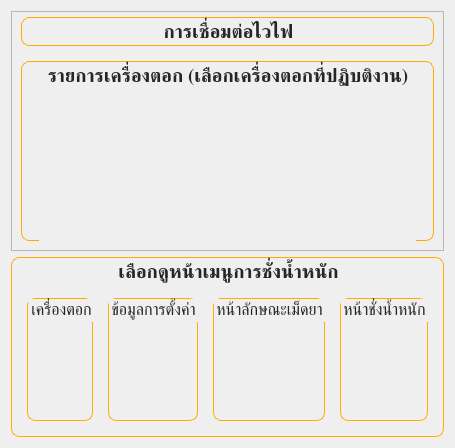
         <widget class="QWidget" name="develops_page">
          <layout class="QVBoxLayout" name="verticalLayout_31">
           <item>
            <widget class="QFrame" name="frame_2">
             <property name="styleSheet">
              <string notr="true">QLabel {
	color: rgb(100, 100, 100);
}</string>
             </property>
             <property name="frameShape">
              <enum>QFrame::Shape::StyledPanel</enum>
             </property>
             <property name="frameShadow">
              <enum>QFrame::Shadow::Raised</enum>
             </property>
             <layout class="QVBoxLayout" name="verticalLayout_39">
              <property name="topMargin">
               <number>5</number>
              </property>
              <item>
               <widget class="QWidget" name="widget_3" native="true">
                <layout class="QHBoxLayout" name="horizontalLayout_65">
                 <property name="leftMargin">
                  <number>0</number>
                 </property>
                 <property name="topMargin">
                  <number>0</number>
                 </property>
                 <property name="rightMargin">
                  <number>0</number>
                 </property>
                 <item>
                  <widget class="QGroupBox" name="groupBox_6">
                   <property name="maximumSize">
                    <size>
                     <width>16777215</width>
                     <height>100</height>
                    </size>
                   </property>
                   <property name="font">
                    <font>
                     <family>Kanit</family>
                     <pointsize>14</pointsize>
                     <bold>true</bold>
                    </font>
                   </property>
                   <property name="styleSheet">
                    <string notr="true">QGroupBox {
	border: solid;
	border-width: 1px;
	border-color: rgb(255, 170, 0);
	border-radius: 8px;
	color: #262626;
}</string>
                   </property>
                   <property name="title">
                    <string>การเชื่อมต่อไวไฟ</string>
                   </property>
                   <property name="alignment">
                    <set>Qt::AlignmentFlag::AlignCenter</set>
                   </property>
                   <widget class="QLabel" name="wifi_signal_2">
                    <property name="geometry">
                     <rect>
                      <x>20</x>
                      <y>10</y>
                      <width>80</width>
                      <height>80</height>
                     </rect>
                    </property>
                    <property name="minimumSize">
                     <size>
                      <width>80</width>
                      <height>80</height>
                     </size>
                    </property>
                    <property name="maximumSize">
                     <size>
                      <width>80</width>
                      <height>80</height>
                     </size>
                    </property>
                    <property name="text">
                     <string/>
                    </property>
                    <property name="pixmap">
                     <pixmap resource="resource.qrc">:/assets/icon/no-wifi.png</pixmap>
                    </property>
                    <property name="scaledContents">
                     <bool>true</bool>
                    </property>
                   </widget>
                   <widget class="QLabel" name="ping">
                    <property name="geometry">
                     <rect>
                      <x>120</x>
                      <y>60</y>
                      <width>171</width>
                      <height>25</height>
                     </rect>
                    </property>
                    <property name="minimumSize">
                     <size>
                      <width>0</width>
                      <height>25</height>
                     </size>
                    </property>
                    <property name="maximumSize">
                     <size>
                      <width>16777215</width>
                      <height>25</height>
                     </size>
                    </property>
                    <property name="font">
                     <font>
                      <family>Kanit</family>
                      <pointsize>14</pointsize>
                      <bold>true</bold>
                     </font>
                    </property>
                    <property name="styleSheet">
                     <string notr="true">color: rgb(100, 100, 100);</string>
                    </property>
                    <property name="text">
                     <string>Ping: 00 ms</string>
                    </property>
                   </widget>
                   <widget class="QLabel" name="ssid">
                    <property name="geometry">
                     <rect>
                      <x>120</x>
                      <y>30</y>
                      <width>221</width>
                      <height>25</height>
                     </rect>
                    </property>
                    <property name="minimumSize">
                     <size>
                      <width>0</width>
                      <height>25</height>
                     </size>
                    </property>
                    <property name="maximumSize">
                     <size>
                      <width>16777215</width>
                      <height>25</height>
                     </size>
                    </property>
                    <property name="font">
                     <font>
                      <family>Kanit</family>
                      <pointsize>14</pointsize>
                      <bold>true</bold>
                     </font>
                    </property>
                    <property name="styleSheet">
                     <string notr="true">color: rgb(100, 100, 100);</string>
                    </property>
                    <property name="text">
                     <string>SSID: XXXXXXXXXXX</string>
                    </property>
                   </widget>
                  </widget>
                 </item>
                </layout>
               </widget>
              </item>
              <item>
               <widget class="QGroupBox" name="view_pages_group_2">
                <property name="minimumSize">
                 <size>
                  <width>0</width>
                  <height>0</height>
                 </size>
                </property>
                <property name="maximumSize">
                 <size>
                  <width>16777215</width>
                  <height>180</height>
                 </size>
                </property>
                <property name="font">
                 <font>
                  <family>Kanit</family>
                  <pointsize>14</pointsize>
                  <bold>true</bold>
                 </font>
                </property>
                <property name="styleSheet">
                 <string notr="true">QScrollArea {
	border: none;
}

QGroupBox {
	border: solid;
	border-width: 1px;
	border-color: rgb(255, 170, 0);
	border-radius: 8px;
	color: #262626;
}

QPushButton {
	border: none;
}
</string>
                </property>
                <property name="title">
                 <string>รายการเครื่องตอก (เลือกเครื่องตอกที่ปฏิบติงาน)</string>
                </property>
                <property name="alignment">
                 <set>Qt::AlignmentFlag::AlignCenter</set>
                </property>
                <property name="flat">
                 <bool>false</bool>
                </property>
                <layout class="QHBoxLayout" name="horizontalLayout_56">
                 <property name="spacing">
                  <number>15</number>
                 </property>
                 <property name="leftMargin">
                  <number>15</number>
                 </property>
                 <property name="topMargin">
                  <number>40</number>
                 </property>
                 <property name="rightMargin">
                  <number>15</number>
                 </property>
                 <property name="bottomMargin">
                  <number>15</number>
                 </property>
                 <item>
                  <widget class="QScrollArea" name="tabletList">
                   <property name="minimumSize">
                    <size>
                     <width>0</width>
                     <height>130</height>
                    </size>
                   </property>
                   <property name="maximumSize">
                    <size>
                     <width>16777215</width>
                     <height>135</height>
                    </size>
                   </property>
                   <property name="styleSheet">
                    <string notr="true">QGroupBox {
	min-width: 120px;
	max-width: 120px;
	min-height: 100px;
}</string>
                   </property>
                   <property name="verticalScrollBarPolicy">
                    <enum>Qt::ScrollBarPolicy::ScrollBarAlwaysOff</enum>
                   </property>
                   <property name="widgetResizable">
                    <bool>true</bool>
                   </property>
                   <widget class="QWidget" name="tabletListContents">
                    <property name="geometry">
                     <rect>
                      <x>0</x>
                      <y>0</y>
                      <width>100</width>
                      <height>130</height>
                     </rect>
                    </property>
                    <layout class="QHBoxLayout" name="horizontalLayout_64"/>
                   </widget>
                  </widget>
                 </item>
                </layout>
               </widget>
              </item>
             </layout>
            </widget>
           </item>
           <item>
            <widget class="QGroupBox" name="view_pages_group">
             <property name="minimumSize">
              <size>
               <width>0</width>
               <height>180</height>
              </size>
             </property>
             <property name="maximumSize">
              <size>
               <width>16777215</width>
               <height>180</height>
              </size>
             </property>
             <property name="font">
              <font>
               <family>Kanit</family>
               <pointsize>14</pointsize>
               <bold>true</bold>
              </font>
             </property>
             <property name="styleSheet">
              <string notr="true">QGroupBox {
	border: solid;
	border-width: 1px;
	border-color: rgb(255, 170, 0);
	border-radius: 8px;
	color: #262626;
}

QPushButton {
	border: none;
}
</string>
             </property>
             <property name="title">
              <string>เลือกดูหน้าเมนูการชั่งน้ำหนัก</string>
             </property>
             <property name="alignment">
              <set>Qt::AlignmentFlag::AlignCenter</set>
             </property>
             <property name="flat">
              <bool>false</bool>
             </property>
             <layout class="QHBoxLayout" name="horizontalLayout_7">
              <property name="spacing">
               <number>15</number>
              </property>
              <property name="leftMargin">
               <number>15</number>
              </property>
              <property name="topMargin">
               <number>40</number>
              </property>
              <property name="rightMargin">
               <number>15</number>
              </property>
              <property name="bottomMargin">
               <number>15</number>
              </property>
              <item>
               <widget class="QGroupBox" name="groupBox_2">
                <property name="font">
                 <font>
                  <family>Kanit</family>
                  <pointsize>12</pointsize>
                 </font>
                </property>
                <property name="title">
                 <string>เครื่องตอก</string>
                </property>
                <property name="alignment">
                 <set>Qt::AlignmentFlag::AlignCenter</set>
                </property>
                <layout class="QVBoxLayout" name="verticalLayout_17">
                 <property name="bottomMargin">
                  <number>0</number>
                 </property>
                 <item>
                  <widget class="QPushButton" name="machine_page_view">
                   <property name="font">
                    <font>
                     <family>Kanit</family>
                     <pointsize>11</pointsize>
                    </font>
                   </property>
                   <property name="cursor">
                    <cursorShape>PointingHandCursor</cursorShape>
                   </property>
                   <property name="layoutDirection">
                    <enum>Qt::LayoutDirection::LeftToRight</enum>
                   </property>
                   <property name="styleSheet">
                    <string notr="true"/>
                   </property>
                   <property name="text">
                    <string/>
                   </property>
                   <property name="icon">
                    <iconset resource="resource.qrc">
                     <normaloff>:/assets/icon/machine.png</normaloff>:/assets/icon/machine.png</iconset>
                   </property>
                   <property name="iconSize">
                    <size>
                     <width>80</width>
                     <height>80</height>
                    </size>
                   </property>
                   <property name="shortcut">
                    <string/>
                   </property>
                   <property name="autoRepeat">
                    <bool>false</bool>
                   </property>
                  </widget>
                 </item>
                </layout>
               </widget>
              </item>
              <item>
               <widget class="QGroupBox" name="groupBox">
                <property name="font">
                 <font>
                  <family>Kanit</family>
                  <pointsize>12</pointsize>
                 </font>
                </property>
                <property name="title">
                 <string>ข้อมูลการตั้งค่า</string>
                </property>
                <property name="alignment">
                 <set>Qt::AlignmentFlag::AlignCenter</set>
                </property>
                <layout class="QVBoxLayout" name="verticalLayout_16">
                 <property name="bottomMargin">
                  <number>0</number>
                 </property>
                 <item>
                  <widget class="QPushButton" name="weighing_settings_page_view">
                   <property name="font">
                    <font>
                     <family>Kanit</family>
                     <pointsize>11</pointsize>
                    </font>
                   </property>
                   <property name="cursor">
                    <cursorShape>PointingHandCursor</cursorShape>
                   </property>
                   <property name="layoutDirection">
                    <enum>Qt::LayoutDirection::LeftToRight</enum>
                   </property>
                   <property name="styleSheet">
                    <string notr="true"/>
                   </property>
                   <property name="text">
                    <string/>
                   </property>
                   <property name="icon">
                    <iconset resource="resource.qrc">
                     <normaloff>:/assets/icon/settings.png</normaloff>:/assets/icon/settings.png</iconset>
                   </property>
                   <property name="iconSize">
                    <size>
                     <width>80</width>
                     <height>80</height>
                    </size>
                   </property>
                   <property name="shortcut">
                    <string/>
                   </property>
                   <property name="autoRepeat">
                    <bool>false</bool>
                   </property>
                  </widget>
                 </item>
                </layout>
               </widget>
              </item>
              <item>
               <widget class="QGroupBox" name="groupBox_3">
                <property name="font">
                 <font>
                  <family>Kanit</family>
                  <pointsize>12</pointsize>
                 </font>
                </property>
                <property name="title">
                 <string>หน้าลักษณะเม็ดยา</string>
                </property>
                <property name="alignment">
                 <set>Qt::AlignmentFlag::AlignCenter</set>
                </property>
                <layout class="QVBoxLayout" name="verticalLayout_29">
                 <property name="bottomMargin">
                  <number>0</number>
                 </property>
                 <item>
                  <widget class="QPushButton" name="characteristics_page_view">
                   <property name="font">
                    <font>
                     <family>Kanit</family>
                     <pointsize>11</pointsize>
                    </font>
                   </property>
                   <property name="cursor">
                    <cursorShape>PointingHandCursor</cursorShape>
                   </property>
                   <property name="layoutDirection">
                    <enum>Qt::LayoutDirection::LeftToRight</enum>
                   </property>
                   <property name="styleSheet">
                    <string notr="true"/>
                   </property>
                   <property name="text">
                    <string/>
                   </property>
                   <property name="icon">
                    <iconset resource="resource.qrc">
                     <normaloff>:/assets/icon/characteristics.png</normaloff>:/assets/icon/characteristics.png</iconset>
                   </property>
                   <property name="iconSize">
                    <size>
                     <width>80</width>
                     <height>80</height>
                    </size>
                   </property>
                   <property name="shortcut">
                    <string/>
                   </property>
                   <property name="autoRepeat">
                    <bool>false</bool>
                   </property>
                  </widget>
                 </item>
                </layout>
               </widget>
              </item>
              <item>
               <widget class="QGroupBox" name="groupBox_4">
                <property name="font">
                 <font>
                  <family>Kanit</family>
                  <pointsize>12</pointsize>
                 </font>
                </property>
                <property name="title">
                 <string>หน้าชั่งน้ำหนัก</string>
                </property>
                <property name="alignment">
                 <set>Qt::AlignmentFlag::AlignCenter</set>
                </property>
                <layout class="QVBoxLayout" name="verticalLayout_30">
                 <property name="bottomMargin">
                  <number>0</number>
                 </property>
                 <item>
                  <widget class="QPushButton" name="weighing_page_view">
                   <property name="font">
                    <font>
                     <family>Kanit</family>
                     <pointsize>11</pointsize>
                    </font>
                   </property>
                   <property name="cursor">
                    <cursorShape>PointingHandCursor</cursorShape>
                   </property>
                   <property name="layoutDirection">
                    <enum>Qt::LayoutDirection::LeftToRight</enum>
                   </property>
                   <property name="styleSheet">
                    <string notr="true"/>
                   </property>
                   <property name="text">
                    <string/>
                   </property>
                   <property name="icon">
                    <iconset resource="resource.qrc">
                     <normaloff>:/assets/icon/weighing.png</normaloff>:/assets/icon/weighing.png</iconset>
                   </property>
                   <property name="iconSize">
                    <size>
                     <width>80</width>
                     <height>80</height>
                    </size>
                   </property>
                   <property name="shortcut">
                    <string/>
                   </property>
                   <property name="autoRepeat">
                    <bool>false</bool>
                   </property>
                  </widget>
                 </item>
                </layout>
               </widget>
              </item>
             </layout>
            </widget>
           </item>
          </layout>
         </widget>
